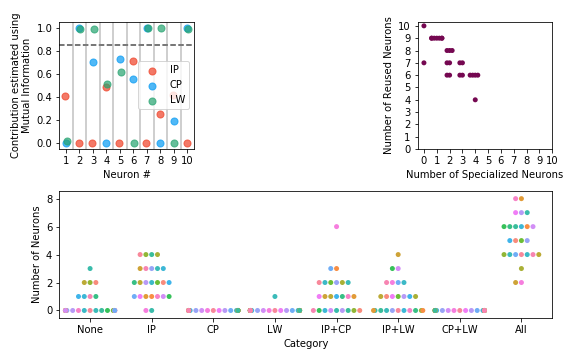

This figure's Python source:
##################################################
# figure 5
# mi analysis
##################################################
import os
import glob

import numpy as np
import matplotlib.pyplot as plt

import pandas as pd
import seaborn as sns


def all_mi_data():
    plt.figure(figsize=[4, 3])
    # load data
    dir = "../New"
    files = glob.glob(os.path.join(dir, "perf_*.npy"))
    files.sort()
    print("Found {} files in {}".format(len(files), dir))
    dat = []
    all_fits = []
    best_fits = []
    count = 0
    for i, file in enumerate(files):
        fits = np.load(file)
        # if np.prod(fits) > 0.8:
        if np.min(fits) > 0.85:
            run_num = file.split("/")[-1].split(".")[-2].split("_")[-1]
            mi_data = np.load("../New/NormMI_IP_{}.npy".format(run_num))
            plt.scatter(np.arange(1, 11), mi_data, s=5, alpha=0.7)
            mi_data = np.load("../New/NormMI_CP_{}.npy".format(run_num))
            plt.scatter(np.arange(1, 11), mi_data, s=5, alpha=0.7)
            mi_data = np.load("../New/NormMI_LW_{}.npy".format(run_num))
            plt.scatter(np.arange(1, 11), mi_data, s=5, alpha=0.7)

    # plt.plot([0.5,10.5],[0.8,0.8], "k--", alpha=0.7)
    plt.xticks(np.arange(1, 11))

    plt.xlim([0.5, 10.5])
    plt.xlabel("Neuron #")
    plt.ylabel("Contribution estimated by\nMutual Information")
    plt.tight_layout()
    plt.show()


def plot_mi_analysis(run_num):
    plt.figure(figsize=[8, 5])

    ### PANEL A
    plt.subplot2grid([2, 3], [0, 0])
    plt.plot([0.5, 10.5], [0.85, 0.85], "k--", alpha=0.7)
    for i in np.arange(1, 10):
        plt.plot([i + 0.5, i + 0.5], [-0.05, 1.1], "gray", alpha=0.5)

    # load and plot data
    mi_data = 1 - np.load("../New/NormMI_IP_{}.npy".format(run_num))
    plt.scatter(
        np.arange(1, 11) - 0.05, mi_data, s=50, alpha=0.7, c="xkcd:tomato", label="IP"
    )
    mi_data = 1 - np.load("../New/NormMI_CP_{}.npy".format(run_num))
    plt.scatter(np.arange(1, 11), mi_data, s=50, alpha=0.7, c="xkcd:azure", label="CP")
    mi_data = 1 - np.load("../New/NormMI_LW_{}.npy".format(run_num))
    plt.scatter(
        np.arange(1, 11) + 0.05,
        mi_data,
        s=50,
        alpha=0.7,
        c="xkcd:teal green",
        label="LW",
    )

    plt.legend()
    plt.xticks(np.arange(1, 11))
    plt.xlim([0.5, 10.5])
    plt.ylim([-0.05, 1.05])
    plt.xlabel("Neuron #")
    plt.ylabel("Fitness after mi")

    ### Prep for rest of tthe panelss
    dir = "../New"
    files = glob.glob(os.path.join(dir, "perf_*.npy"))
    files.sort()

    all_categs = []
    all_counts = []

    for i, file in enumerate(files):
        fits = np.load(file)
        # if np.prod(fits) > 0.8:
        if np.min(fits) > 0.85:
            ind = file.split("/")[-1].split(".")[-2].split("_")[-1]
            ipp = 1 - np.load("../New/NormMI_IP_" + str(ind) + ".npy")
            cpp = 1 - np.load("../New/NormMI_CP_" + str(ind) + ".npy")
            lwp = 1 - np.load("../New/NormMI_LW_" + str(ind) + ".npy")

            # Stats on neurons for Ablations
            Threshold = 0.85
            count = np.zeros(8)
            for (ip_neuron, cp_neuron, lw_neuron) in zip(ipp, cpp, lwp):
                if (
                    ip_neuron > Threshold
                    and cp_neuron > Threshold
                    and lw_neuron > Threshold
                ):  # no task neurons
                    count[0] += 1
                if (
                    ip_neuron <= Threshold
                    and cp_neuron > Threshold
                    and lw_neuron > Threshold
                ):  # ip task neurons
                    count[1] += 1
                if (
                    ip_neuron > Threshold
                    and cp_neuron <= Threshold
                    and lw_neuron > Threshold
                ):  # cp task neurons
                    count[2] += 1
                if (
                    ip_neuron > Threshold
                    and cp_neuron > Threshold
                    and lw_neuron <= Threshold
                ):  # lw task neurons
                    count[3] += 1
                if (
                    ip_neuron <= Threshold
                    and cp_neuron <= Threshold
                    and lw_neuron > Threshold
                ):  # ip + cp task neurons
                    count[4] += 1
                if (
                    ip_neuron <= Threshold
                    and cp_neuron > Threshold
                    and lw_neuron <= Threshold
                ):  # ip + lw task neurons
                    count[5] += 1
                if (
                    ip_neuron > Threshold
                    and cp_neuron <= Threshold
                    and lw_neuron <= Threshold
                ):  # cp + lw task neurons
                    count[6] += 1
                if (
                    ip_neuron <= Threshold
                    and cp_neuron <= Threshold
                    and lw_neuron <= Threshold
                ):  # all  task neurons
                    count[7] += 1

            # making it dataframe ready
            all_counts.append(count)
            categs = ["None", "IP", "CP", "LW", "IP+CP", "IP+LW", "CP+LW", "All"]
            for cg, ct in zip(categs, count):
                all_categs.append([cg, ct, i])

    ### PANEL C
    plt.subplot2grid([2, 3], [0, 2])
    count_data = []
    for count in all_counts:
        # plt.scatter(count[1]+count[2]+count[3], np.sum(count[4:]), c="C0")
        count_data.append([count[1] + count[2] + count[3], np.sum(count[4:])])
    df = pd.DataFrame(
        count_data,
        columns=["Number of Specialized Neurons", "Number of Reused Neurons"],
    )
    ax = sns.swarmplot(
        x="Number of Specialized Neurons",
        y="Number of Reused Neurons",
        data=df,
        palette=dict([(i, "xkcd:velvet") for i in range(11)]),
    )
    plt.xticks(np.arange(11), np.arange(11))
    plt.yticks(np.arange(11), np.arange(11))
    # plt.xlim([-0.5,10.5])
    # plt.ylim([-0.5,10.5])
    # plt.xlabel("Number of Specialized Neurons")
    # plt.ylabel("Number of Reused Neurons")

    ### PANEL D
    plt.subplot2grid([2, 3], [1, 0], colspan=3)
    df = pd.DataFrame(
        all_categs, columns=["Category", "Number of Neurons", "network_id"]
    )
    ax = sns.swarmplot(x="Category", y="Number of Neurons", hue="network_id", data=df)
    ax.legend_.remove()

    plt.tight_layout()
    plt.savefig("figure_6a.pdf")
    plt.savefig("figure_6a.png")
    plt.show()


plot_mi_analysis(74)
